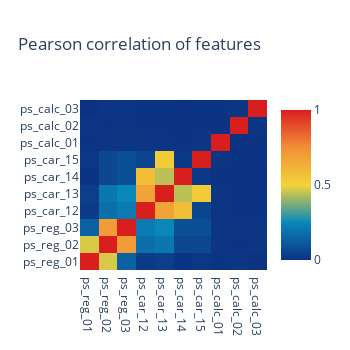

This figure's notebook cell:
### Markdown cell above
<b>method1</b>
- https://plotly.com/python/reference/layout/xaxis/
- ticks : Determines whether ticks are drawn or not (options : "", "inside", "outside")
- nticks : the maximum number of ticks for the particular axis

There are a huge number of columns that are not linearly correlated with each other at all. This is quite a useful observation to us, especially if we are trying to perform dimensionality reduction transformations such as <b>Principal Component Analysis (PCA)</b>, this would require a certain degree of correlation.

### Code cell
v = meta[(meta.level == 'interval') & (meta.keep)].index   

data = [
    go.Heatmap(
        z = train[v].corr().values,
        x = train[v].columns.values,  # columns' names
        y = train[v].columns.values,
        colorscale = 'Portland',      # option : Portland, Viridis
        reversescale = False,        # color option
        opacity = 1.0)                # opacity of colors
]

layout = go.Layout(
    title = 'Pearson correlation of features',
    xaxis = dict(ticks='', nticks=36),
    yaxis = dict(ticks=''),
    width = 350, height = 350
)

fig = go.Figure(data=data, layout=layout)
py.iplot(fig, filename='labelled-heatmap')

### Figure 1 — Plotly figure (JSON) as saved in the notebook; plotly's stock layout.template omitted (floating-point values rounded to 4 significant figures)
{"data": [{"colorscale": [[0, "rgb(12,51,131)"], [0.25, "rgb(10,136,186)"], [0.5, "rgb(242,211,56)"], [0.75, "rgb(242,143,56)"], [1, "rgb(217,30,30)"]], "opacity": 1, "reversescale": false, "type": "heatmap", "x": ["ps_reg_01", "ps_reg_02", "ps_reg_03", "ps_car_12", "ps_car_13", "ps_car_14", "ps_car_15", "ps_calc_01", "ps_calc_02", "ps_calc_03"], "y": ["ps_reg_01", "ps_reg_02", "ps_reg_03", "ps_car_12", "ps_car_13", "ps_car_14", "ps_car_15", "ps_calc_01", "ps_calc_02", "ps_calc_03"], "z": [[1, 0.4681, 0.1333, 0.01895, 0.02855, -0.001086, 0.006959, -0.0001357, 0.0007027, -0.003884], [0.4681, 1, 0.704, 0.1761, 0.1972, 0.05601, 0.05595, 0.001047, 0.0001047, 0.00162], [0.1333, 0.704, 1, 0.2098, 0.2438, 0.07922, 0.08286, 0.0008815, 0.00056, 0.005715], [0.01895, 0.1761, 0.2098, 1, 0.6758, 0.5771, 0.05025, 0.002867, -0.001076, -0.001527], [0.02855, 0.1972, 0.2438, 0.6758, 1, 0.4382, 0.5262, 0.003293, 0.0003078, -0.001011], [-0.001086, 0.05601, 0.07922, 0.5771, 0.4382, 1, 0.01274, -0.001995, -0.003075, -0.002961], [0.006959, 0.05595, 0.08286, 0.05025, 0.5262, 0.01274, 1, 0.002265, -0.0001281, -0.0003286], [-0.0001357, 0.001047, 0.0008815, 0.002867, 0.003293, -0.001995, 0.002265, 1, -0.00293, -0.0005857], [0.0007027, 0.0001047, 0.00056, -0.001076, 0.0003078, -0.003075, -0.0001281, -0.00293, 1, 0.001255], [-0.003884, 0.00162, 0.005715, -0.001527, -0.001011, -0.002961, -0.0003286, -0.0005857, 0.001255, 1]]}], "layout": {"height": 350, "title": {"text": "Pearson correlation of features"}, "width": 350, "xaxis": {"nticks": 36, "ticks": ""}, "yaxis": {"ticks": ""}}}
